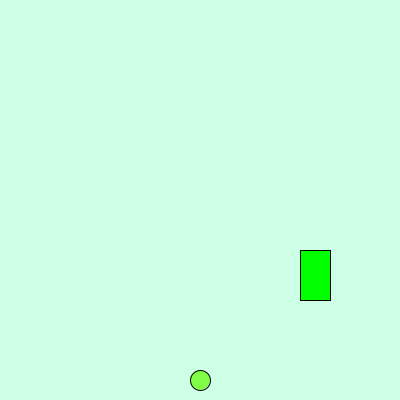
Frame 1 (no input)
Frame 60 (the mouse pressed at the canvas centre just before this capture): identical to frame 1, image omitted
Frame 120 (the mouse held since frame 60 and released just before this capture): identical to frame 1, image omitted

The Processing sketch that drew this single still picture (run headless with seeded random() and noise(); from frame 60 on, the mouse is pressed at the canvas centre):

// Processing sketch: Frogger
// ── Frogger.pde

void setup(){
  size(400,400);
  
}
int hopX = 200;
int hopY = 380;
  Car car = new Car(300, 250,30 , 25);
  
void draw(){
  background(204,255,229);
  fill(128,255,70);
  ellipse(hopX, hopY, 20, 20);
  
  car.display();
  
} 

void keyPressed()
{
  if(key == CODED){
      if(keyCode == UP)
      {
        hopY= hopY-5; 
      //Frog Y position goes up
      }
      else if(keyCode == DOWN)
      {
        hopY = hopY+5;
        //Frog Y position goes down 
      }
      else if(keyCode == RIGHT)
      {
        hopX = hopX +5;
       //Frog X position goes right
      }
      else if(keyCode == LEFT)
      {
        hopX= hopX-5;
        //Frog X position goes left
      }
  }
  canvas();
  }
  
  void canvas(){
     if(hopX>400){
       hopX = 395;
     }
     else if(hopX<0){
       hopX=2;
     }
     if(hopY>400){
       hopY = 396;
     }
     else if(hopY==0){
       hopY=2;
     }
   
}

 public class Car{
   int carX = 0; 
  int carY = 0;
  int size = 0;
  int carSpeed = 0;
  
  Car(int carX, int carY, int size, int carSpeed){
    this.carX = carX;
    this.carY = carY;
    this.size = size; 
    
  }
    void display() 
  {
    fill(0,255,0);
    rect(carX, carY, size, 50);
  }
  
  
   
 }
